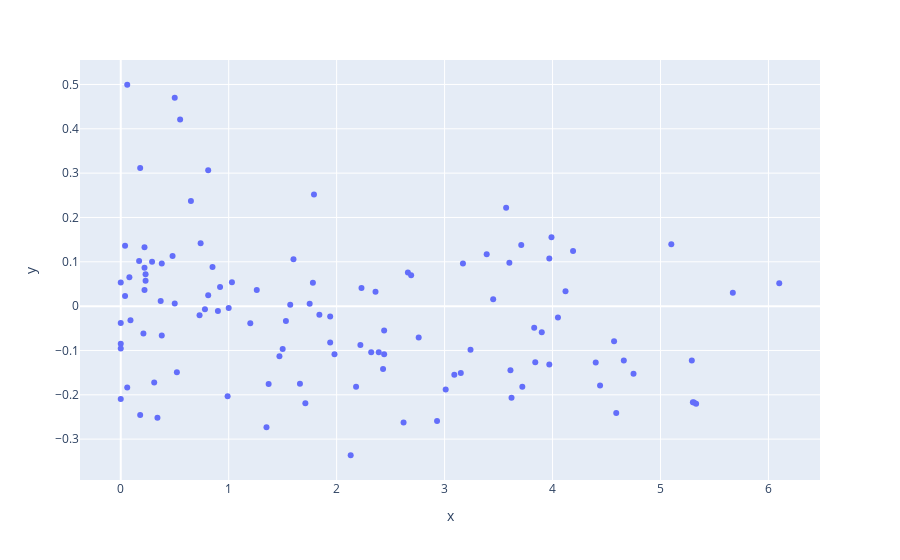

Notebook source saved alongside this figure:
### Code cell
x = bhp.iloc[::, 58]
y = bhp.iloc[::, 137]    # generosity
# z = bhp.iloc[::, 118]

px.scatter(x=x, y=y)

### Figure 1 — Plotly figure (JSON) as saved in the notebook; plotly's stock layout.template omitted (floating-point values rounded to 4 significant figures; data arrays with more than 128 entries replaced by an {"elided": "..."} marker saying what was removed)
{"data": [{"hovertemplate": "x=%{x}<br>y=%{y}<extra></extra>", "legendgroup": "", "marker": {"color": "#636efa", "symbol": "circle"}, "mode": "markers", "name": "", "orientation": "v", "showlegend": false, "type": "scatter", "x": {"elided": "139 float values"}, "xaxis": "x", "y": {"elided": "139 float values"}, "yaxis": "y"}], "layout": {"autosize": true, "legend": {"tracegroupgap": 0}, "margin": {"t": 60}, "xaxis": {"anchor": "y", "autorange": true, "domain": [0, 1], "range": [-0.392, 6.492], "title": {"text": "x"}, "type": "linear"}, "yaxis": {"anchor": "x", "autorange": true, "domain": [0, 1], "range": [-0.4011, 0.5641], "title": {"text": "y"}, "type": "linear"}}}
